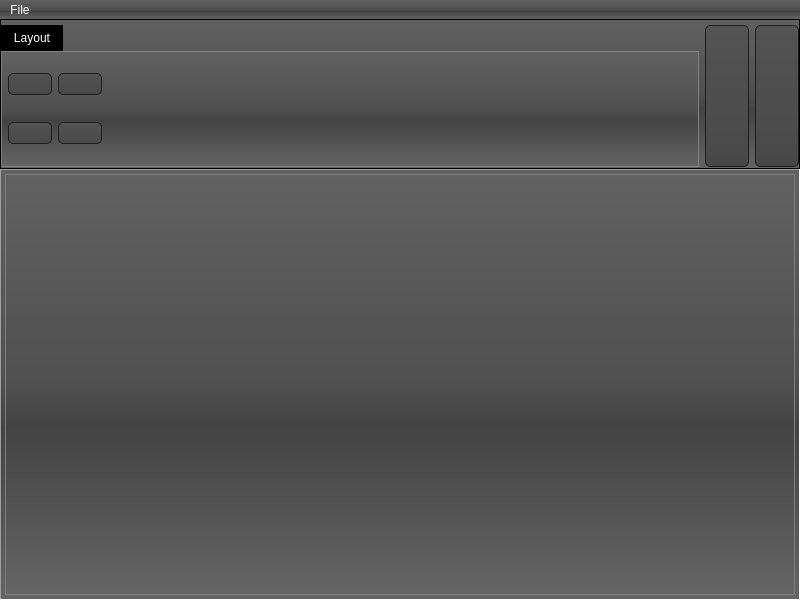
<?xml version="1.0" encoding="UTF-8"?>
<ui version="4.0">
 <class>QMainWindowVMTK</class>
 <widget class="QMainWindow" name="QMainWindowVMTK">
  <property name="geometry">
   <rect>
    <x>0</x>
    <y>0</y>
    <width>800</width>
    <height>600</height>
   </rect>
  </property>
  <property name="windowTitle">
   <string>VMTK - V4.0</string>
  </property>
  <property name="styleSheet">
   <string notr="true">QToolTip
{
     color: rgb(255, 255, 255);
     border: 1px solid black;
     background-color: #ffa02f;
     padding: 1px;
     border-radius: 3px;
     /*opacity: 20;*/
}

QTabWidget:pane {
    border: 1px solid gray;
}

QTabBar::tab, QWidget
{
    color: #ffffff;
    background-color: QLinearGradient(x1:0, y1:0, x2:0, y2:1, stop:0 #616161, stop: 0.5 #505050, stop: 0.6 #434343, stop:1 #656565);	
}
QTabBar::tab:hover{
    background: rgba(0, 0, 0, 60);
 }


/*QTabBar::tab { background-color: #ACB6B6; }*/

/* QTabBar::tab:selected {color: #000000;}*/
QTabBar::tab:selected {
    background-color: black;
    /*border: 1px solid #ffaa00;
    font-size: 11px;*/
}

 QTabWidget::tab-bar { alignment: center; }


QWidget:focus
{
    border: 2px solid QLinearGradient( x1: 0, y1: 0, x2: 0, y2: 1, stop: 0 #ffa02f, stop: 1 #d7801a);
}


QWidget::item:hover
{
    background-color: QLinearGradient( x1: 0, y1: 0, x2: 0, y2: 1, stop: 0 #ffa02f, stop: 1 #ca0619);
    color: #000000;
}

QWidget::item:selected
{
    background-color: QLinearGradient( x1: 0, y1: 0, x2: 0, y2: 1, stop: 0 #ffa02f, stop: 1 #d7801a);
}

QWidget:focus
{
    border: 2px solid QLinearGradient( x1: 0, y1: 0, x2: 0, y2: 1, stop: 0 #ffa02f, stop: 1 #d7801a);
}

QWidget:disabled
{
color: #414141;
}

QTreeWidget{
    background-color: rgba(59, 59, 70, 0);
}

QMenuBar::item
{
    background: transparent;
}

QMenuBar::item:selected
{
    background: transparent;
    border: 1px solid #ffaa00;
}

QMenuBar::item:pressed
{
    background: #444;
    border: 1px solid #000;
    background-color: QLinearGradient(
        x1:0, y1:0,
        x2:0, y2:1,
        stop:1 #212121,
        stop:0.4 #343434/*,
        stop:0.2 #343434,
        stop:0.1 #ffaa00*/
    );
    margin-bottom:-1px;
    padding-bottom:1px;
}

QMenu
{
    border: 1px solid #000;
}

QMenu::item
{
    padding: 2px 20px 2px 20px;
}

QMenu::item:selected
{
    
}

QAbstractItemView
{
    background-color: QLinearGradient( x1: 0, y1: 0, x2: 0, y2: 1, stop: 0 #4d4d4d, stop: 0.1 #646464, stop: 1 #5d5d5d);/*orig*/

}

QLineEdit
{
    background-color: QLinearGradient( x1: 0, y1: 0, x2: 0, y2: 1, stop: 0 #4d4d4d, stop: 0 #646464, stop: 1 #5d5d5d);
    padding: 1px;
    border-style: solid;
    border: 1px solid #1e1e1e;
    border-radius: 5;
}

QPushButton
{
    /*color: #b1b1b1;*//*orig*/
    color: #ffffff;
    background-color: QLinearGradient( x1: 0, y1: 0, x2: 0, y2: 1, stop: 0 #565656, stop: 0.1 #525252, stop: 0.5 #4e4e4e, stop: 0.9 #4a4a4a, stop: 1 #464646);
    border-width: 1px;
    border-color: #1e1e1e;
    border-style: solid;
    border-radius: 5;
    padding: 3px;
    font-size: 12px;
    padding-left: 5px;
    padding-right: 5px;
}

QPushButton:pressed
{
    background-color: QLinearGradient( x1: 0, y1: 0, x2: 0, y2: 1, stop: 0 #2d2d2d, stop: 0.1 #2b2b2b, stop: 0.5 #292929, stop: 0.9 #282828, stop: 1 #252525);

}


QGroupBox:focus
{
border: 2px solid QLinearGradient( x1: 0, y1: 0, x2: 0, y2: 1, stop: 0 #ffa02f, stop: 1 #d7801a);
}

QTextEdit:focus
{
    border: 2px solid QLinearGradient( x1: 0, y1: 0, x2: 0, y2: 1, stop: 0 #ffa02f, stop: 1 #d7801a);/*orig*/

}

QScrollBar:horizontal {
     border: 1px solid #222222;
     background: QLinearGradient( x1: 0, y1: 0, x2: 0, y2: 1, stop: 0.0 #121212, stop: 0.2 #282828, stop: 1 #484848);
     height: 7px;
     margin: 0px 16px 0 16px;
}

QScrollBar::handle:horizontal
{
      background: QLinearGradient( x1: 0, y1: 0, x2: 1, y2: 0, stop: 0 #ffa02f, stop: 0.5 #d7801a, stop: 1 #ffa02f);
      min-height: 20px;
      border-radius: 2px;
}

QScrollBar::add-line:horizontal {
      border: 1px solid #1b1b19;
      border-radius: 2px;
      background: QLinearGradient( x1: 0, y1: 0, x2: 1, y2: 0, stop: 0 #ffa02f, stop: 1 #d7801a);
      width: 14px;
      subcontrol-position: right;
      subcontrol-origin: margin;
}


QScrollBar::sub-line:horizontal {
      border: 1px solid #1b1b19;
      border-radius: 2px;
      background: QLinearGradient( x1: 0, y1: 0, x2: 1, y2: 0, stop: 0 #ffa02f, stop: 1 #d7801a);
      width: 14px;
     subcontrol-position: left;
     subcontrol-origin: margin;
}

QScrollBar::right-arrow:horizontal, QScrollBar::left-arrow:horizontal
{
      border: 1px solid black;
      width: 1px;
      height: 1px;
      background: white;
}

QScrollBar::add-page:horizontal, QScrollBar::sub-page:horizontal
{
      background: none;
}

QScrollBar:vertical
{
      background: QLinearGradient( x1: 0, y1: 0, x2: 1, y2: 0, stop: 0.0 #121212, stop: 0.2 #282828, stop: 1 #484848);
      width: 7px;
      margin: 16px 0 16px 0;
      border: 1px solid #222222;
}

QScrollBar::handle:vertical
{
      background: QLinearGradient( x1: 0, y1: 0, x2: 0, y2: 1, stop: 0 #ffa02f, stop: 0.5 #d7801a, stop: 1 #ffa02f);
      min-height: 20px;
      border-radius: 2px;
}

QScrollBar::add-line:vertical
{
      border: 1px solid #1b1b19;
      border-radius: 2px;
      background: QLinearGradient( x1: 0, y1: 0, x2: 0, y2: 1, stop: 0 #ffa02f, stop: 1 #d7801a);
      height: 14px;
      subcontrol-position: bottom;
      subcontrol-origin: margin;
}

QScrollBar::sub-line:vertical
{
      border: 1px solid #1b1b19;
      border-radius: 2px;
      background: QLinearGradient( x1: 0, y1: 0, x2: 0, y2: 1, stop: 0 #d7801a, stop: 1 #ffa02f);
      height: 14px;
      subcontrol-position: top;
      subcontrol-origin: margin;
}

QScrollBar::up-arrow:vertical, QScrollBar::down-arrow:vertical
{
      border: 1px solid black;
      width: 1px;
      height: 1px;
      background: white;
}


QScrollBar::add-page:vertical, QScrollBar::sub-page:vertical
{
      background: none;
}

QTextEdit
{
    background-color: #242424;
 
}

QPlainTextEdit
{
   background-color: #242424;
	/*background-color: #000000;*/
}

QHeaderView::section
{
    background-color: QLinearGradient(x1:0, y1:0, x2:0, y2:1, stop:0 #616161, stop: 0.5 #505050, stop: 0.6 #434343, stop:1 #656565);
    color: white;
    padding-left: 4px;
    border: 1px solid #6c6c6c;
}


QDockWidget::title
{
    text-align: center;
    spacing: 3px; /* spacing between items in the tool bar */
    background-color: QLinearGradient(x1:0, y1:0, x2:0, y2:1, stop:0 #323232, stop: 0.5 #242424, stop:1 #323232);
}

QDockWidget::close-button, QDockWidget::float-button
{
    text-align: center;
    spacing: 1px; /* spacing between items in the tool bar */
    background-color: QLinearGradient(x1:0, y1:0, x2:0, y2:1, stop:0 #323232, stop: 0.5 #242424, stop:1 #323232);
}

QDockWidget::close-button:hover, QDockWidget::float-button:hover
{
    background: #242424;
}

QDockWidget::close-button:pressed, QDockWidget::float-button:pressed
{
    padding: 1px -1px -1px 1px;
}

QMainWindow::separator
{
    background-color: QLinearGradient(x1:0, y1:0, x2:0, y2:1, stop:0 #161616, stop: 0.5 #151515, stop: 0.6 #212121, stop:1 #343434);
    color: white;
    padding-left: 4px;
    border: 1px solid #4c4c4c;
    spacing: 3px; /* spacing between items in the tool bar */
}

QMainWindow::separator:hover
{

    background-color: QLinearGradient(x1:0, y1:0, x2:0, y2:1, stop:0 #d7801a, stop:0.5 #b56c17 stop:1 #ffa02f);
    color: white;
    padding-left: 4px;
    border: 1px solid #6c6c6c;
    spacing: 3px; /* spacing between items in the tool bar */
}

QToolBar::handle
{
     spacing: 3px; /* spacing between items in the tool bar */
     background: url(:/handle);
}

QMenu::separator
{
    height: 2px;
    background-color: QLinearGradient(x1:0, y1:0, x2:0, y2:1, stop:0 #161616, stop: 0.5 #151515, stop: 0.6 #212121, stop:1 #343434);
    color: white;
    padding-left: 4px;
    margin-left: 10px;
    margin-right: 5px;
}

QProgressBar
{
    border: 2px solid grey;
    border-radius: 5px;
    text-align: center;
}

QProgressBar::chunk
{
    background-color: #d7801a;
    width: 2.15px;
    margin: 0.5px;
}



QRadioButton
{
    /*color: #b1b1b1;*//*orig*/
    color: #ffffff;
    background-color: QLinearGradient( x1: 0, y1: 0, x2: 0, y2: 1, stop: 0 #565656, stop: 0.1 #525252, stop: 0.5 #4e4e4e, stop: 0.9 #4a4a4a, stop: 1 #464646);
    border-width: 1px;
    border-color: #1e1e1e;
    border-style: solid;
    border-radius: 5;
    padding: 3px;
    font-size: 12px;
    padding-left: 5px;
    padding-right: 5px;
}

/*QRadioButton::indicator:checked, */
QRadioButton::indicator:unchecked{
    color: #b1b1b1;
    background-color: #323232;
    border: 1px solid #b1b1b1;
}

/*QCheckBox::indicator:checked,*/
QRadioButton::indicator:checked
{
    background-color: qradialgradient(
        cx: 0.5, cy: 0.5,
        fx: 0.5, fy: 0.5,
        radius: 1.0,
        stop: 0.25 #ffaa00,
        stop: 0.3 #323232
    );

	border-radius: 4px;
    width: 10px;
    height: 10px;
}


QRadioButton::indicator
{
    border-radius: 5px;
    width: 10px;
    height: 10px;
}

QRadioButton::indicator:hover /*, QCheckBox::indicator:hover*/
{
    border: 1px solid #ffaa00;
}


 QRadioButton::indicator:disabled
{
    border: 1px solid #444;
}

QCheckBox:disabled
{
	color: #414141;
}

QLabel {
background-color: rgba(254, 254, 254, 0);
}




/* QTabWidget::tab-bar { alignment: center; }*/

/*
QTabBar::tab {
    color: #b1b1b1;
    border: 1px solid #444;
    border-bottom-style: none;
    background-color: #323232;
    padding-left: 10px;
    padding-right: 10px;
    padding-top: 3px;
    padding-bottom: 2px;
    margin-right: -1px;
}
*/
/*
QTabWidget::pane {
    border: 1px solid #444;
    top: 1px;
}
*/
/*
QTabBar::tab:last
{
    margin-right: 0; 
    border-top-right-radius: 3px;
}
*/

/*
QTabBar::tab:first:!selected
{
 margin-left: 0px; 
    border-top-left-radius: 3px;
}
*/

/*
QTabBar::tab:!selected
{
    color: #b1b1b1;
    border-bottom-style: solid;
    margin-top: 3px;
    background-color: QLinearGradient(x1:0, y1:0, x2:0, y2:1, stop:1 #212121, stop:.4 #343434);
}
*/
/*
QTabBar::tab:selected
{
    border-top-left-radius: 3px;
    border-top-right-radius: 3px;
    margin-bottom: 0px;
}
*/

/*
QTabBar::tab:!selected:hover
{
    border-top-left-radius: 3px;
    border-top-right-radius: 3px;
    background-color: QLinearGradient(x1:0, y1:0, x2:0, y2:1, stop:1 #212121, stop:0.4 #343434, stop:0.2 #343434, stop:0.1 #ffaa00);
}
*/

/*
QTabWidget:disabled
{
    color: #404040;
    background-color: #323232;
}
*/</string>
  </property>
  <widget class="QWidget" name="m_centralWidget">
   <layout class="QGridLayout" name="gridLayout_3">
    <property name="leftMargin">
     <number>0</number>
    </property>
    <property name="topMargin">
     <number>0</number>
    </property>
    <property name="rightMargin">
     <number>0</number>
    </property>
    <property name="bottomMargin">
     <number>0</number>
    </property>
    <property name="spacing">
     <number>0</number>
    </property>
    <item row="0" column="0">
     <widget class="QFrame" name="m_frame4_2">
      <property name="maximumSize">
       <size>
        <width>16777215</width>
        <height>150</height>
       </size>
      </property>
      <property name="frameShape">
       <enum>QFrame::Box</enum>
      </property>
      <property name="frameShadow">
       <enum>QFrame::Raised</enum>
      </property>
      <property name="lineWidth">
       <number>0</number>
      </property>
      <layout class="QGridLayout" name="gridLayout_7">
       <property name="leftMargin">
        <number>0</number>
       </property>
       <property name="topMargin">
        <number>0</number>
       </property>
       <property name="rightMargin">
        <number>0</number>
       </property>
       <property name="bottomMargin">
        <number>0</number>
       </property>
       <property name="spacing">
        <number>2</number>
       </property>
       <item row="0" column="0" colspan="3">
        <widget class="QFrame" name="m_frame9_2">
         <property name="frameShape">
          <enum>QFrame::StyledPanel</enum>
         </property>
         <layout class="QHBoxLayout" name="horizontalLayout_6">
          <property name="leftMargin">
           <number>0</number>
          </property>
          <property name="topMargin">
           <number>5</number>
          </property>
          <property name="rightMargin">
           <number>0</number>
          </property>
          <property name="bottomMargin">
           <number>1</number>
          </property>
          <item>
           <widget class="QTabWidget" name="m_tabWidgetTools">
            <property name="enabled">
             <bool>true</bool>
            </property>
            <property name="minimumSize">
             <size>
              <width>0</width>
              <height>0</height>
             </size>
            </property>
            <property name="maximumSize">
             <size>
              <width>16777215</width>
              <height>16777215</height>
             </size>
            </property>
            <property name="toolTip">
             <string/>
            </property>
            <property name="currentIndex">
             <number>0</number>
            </property>
            <widget class="QWidget" name="m_tabLayout">
             <attribute name="title">
              <string>Layout</string>
             </attribute>
             <layout class="QGridLayout" name="gridLayout_2">
              <property name="leftMargin">
               <number>6</number>
              </property>
              <property name="topMargin">
               <number>0</number>
              </property>
              <property name="rightMargin">
               <number>6</number>
              </property>
              <property name="bottomMargin">
               <number>0</number>
              </property>
              <property name="spacing">
               <number>2</number>
              </property>
              <item row="0" column="1">
               <spacer name="horizontalSpacer">
                <property name="orientation">
                 <enum>Qt::Horizontal</enum>
                </property>
                <property name="sizeHint" stdset="0">
                 <size>
                  <width>0</width>
                  <height>0</height>
                 </size>
                </property>
               </spacer>
              </item>
              <item row="0" column="0">
               <layout class="QFormLayout" name="formLayout_4">
                <item row="0" column="0">
                 <widget class="QPushButton" name="m_pushButtonLayout1">
                  <property name="text">
                   <string/>
                  </property>
                  <property name="icon">
                   <iconset resource="Images.qrc">
                    <normaloff>:/one</normaloff>:/one</iconset>
                  </property>
                  <property name="iconSize">
                   <size>
                    <width>15</width>
                    <height>15</height>
                   </size>
                  </property>
                 </widget>
                </item>
                <item row="0" column="1">
                 <widget class="QPushButton" name="m_pushButtonLayout2">
                  <property name="text">
                   <string/>
                  </property>
                  <property name="icon">
                   <iconset resource="Images.qrc">
                    <normaloff>:/two</normaloff>:/two</iconset>
                  </property>
                  <property name="iconSize">
                   <size>
                    <width>15</width>
                    <height>15</height>
                   </size>
                  </property>
                 </widget>
                </item>
                <item row="1" column="0">
                 <widget class="QPushButton" name="m_pushButtonLayout3">
                  <property name="text">
                   <string/>
                  </property>
                  <property name="icon">
                   <iconset resource="Images.qrc">
                    <normaloff>:/four</normaloff>:/four</iconset>
                  </property>
                  <property name="iconSize">
                   <size>
                    <width>15</width>
                    <height>15</height>
                   </size>
                  </property>
                 </widget>
                </item>
                <item row="1" column="1">
                 <widget class="QPushButton" name="m_pushButtonLayout4">
                  <property name="sizePolicy">
                   <sizepolicy hsizetype="Minimum" vsizetype="Expanding">
                    <horstretch>0</horstretch>
                    <verstretch>0</verstretch>
                   </sizepolicy>
                  </property>
                  <property name="text">
                   <string/>
                  </property>
                  <property name="icon">
                   <iconset resource="Images.qrc">
                    <normaloff>:/vertical6</normaloff>:/vertical6</iconset>
                  </property>
                  <property name="iconSize">
                   <size>
                    <width>15</width>
                    <height>15</height>
                   </size>
                  </property>
                 </widget>
                </item>
               </layout>
              </item>
             </layout>
            </widget>
           </widget>
          </item>
          <item>
           <widget class="QPushButton" name="m_pushButtonSavePreferences">
            <property name="enabled">
             <bool>false</bool>
            </property>
            <property name="sizePolicy">
             <sizepolicy hsizetype="Preferred" vsizetype="Preferred">
              <horstretch>0</horstretch>
              <verstretch>0</verstretch>
             </sizepolicy>
            </property>
            <property name="toolTip">
             <string>&lt;html&gt;&lt;head/&gt;&lt;body&gt;&lt;p&gt;Save the working session (not impelmented yet).&lt;/p&gt;&lt;/body&gt;&lt;/html&gt;</string>
            </property>
            <property name="text">
             <string/>
            </property>
            <property name="icon">
             <iconset resource="Images.qrc">
              <normaloff>:/save</normaloff>:/save</iconset>
            </property>
            <property name="iconSize">
             <size>
              <width>30</width>
              <height>30</height>
             </size>
            </property>
           </widget>
          </item>
          <item>
           <widget class="QPushButton" name="m_pushButtonPrint">
            <property name="enabled">
             <bool>false</bool>
            </property>
            <property name="sizePolicy">
             <sizepolicy hsizetype="Preferred" vsizetype="Preferred">
              <horstretch>0</horstretch>
              <verstretch>0</verstretch>
             </sizepolicy>
            </property>
            <property name="toolTip">
             <string>&lt;html&gt;&lt;head/&gt;&lt;body&gt;&lt;p&gt;Printing view in focus (not implemented yet).&lt;/p&gt;&lt;/body&gt;&lt;/html&gt;</string>
            </property>
            <property name="text">
             <string/>
            </property>
            <property name="icon">
             <iconset resource="Images.qrc">
              <normaloff>:/print</normaloff>:/print</iconset>
            </property>
            <property name="iconSize">
             <size>
              <width>30</width>
              <height>30</height>
             </size>
            </property>
           </widget>
          </item>
         </layout>
        </widget>
       </item>
      </layout>
     </widget>
    </item>
    <item row="1" column="0">
     <widget class="QFrame" name="m_frame3">
      <property name="frameShape">
       <enum>QFrame::Panel</enum>
      </property>
      <property name="frameShadow">
       <enum>QFrame::Sunken</enum>
      </property>
      <property name="lineWidth">
       <number>1</number>
      </property>
      <layout class="QGridLayout" name="gridLayout">
       <property name="leftMargin">
        <number>4</number>
       </property>
       <property name="topMargin">
        <number>4</number>
       </property>
       <property name="rightMargin">
        <number>4</number>
       </property>
       <property name="bottomMargin">
        <number>4</number>
       </property>
       <item row="0" column="0">
        <widget class="QCheckedTabWidget" name="m_tabWidget_reg">
         <property name="styleSheet">
          <string notr="true"/>
         </property>
         <property name="currentIndex">
          <number>-1</number>
         </property>
        </widget>
       </item>
      </layout>
     </widget>
    </item>
   </layout>
  </widget>
  <widget class="QMenuBar" name="m_menuBar">
   <property name="geometry">
    <rect>
     <x>0</x>
     <y>0</y>
     <width>800</width>
     <height>21</height>
    </rect>
   </property>
   <property name="toolTip">
    <string>&lt;html&gt;&lt;head/&gt;&lt;body&gt;&lt;p&gt;Load volume in DICOM format.&lt;/p&gt;&lt;/body&gt;&lt;/html&gt;</string>
   </property>
   <widget class="QMenu" name="menuArquivo">
    <property name="toolTip">
     <string/>
    </property>
    <property name="title">
     <string>File</string>
    </property>
    <addaction name="actionOpen_File"/>
    <addaction name="actionOpen_Files"/>
    <addaction name="separator"/>
    <addaction name="actionExit"/>
   </widget>
   <addaction name="menuArquivo"/>
  </widget>
  <action name="actionOpen_File">
   <property name="text">
    <string>Open File...</string>
   </property>
   <property name="shortcut">
    <string>Ctrl+O</string>
   </property>
  </action>
  <action name="actionOpen_Files">
   <property name="text">
    <string>Open Directory...</string>
   </property>
   <property name="shortcut">
    <string>Ctrl+Shift+O</string>
   </property>
  </action>
  <action name="actionExit">
   <property name="text">
    <string>Exit</string>
   </property>
   <property name="shortcut">
    <string>Ctrl+Q</string>
   </property>
  </action>
  <action name="actionClassic">
   <property name="text">
    <string>Classic</string>
   </property>
  </action>
  <action name="actionNew">
   <property name="text">
    <string>New</string>
   </property>
  </action>
 </widget>
 <layoutdefault spacing="6" margin="11"/>
 <customwidgets>
  <customwidget>
   <class>QCheckedTabWidget</class>
   <extends>QTabWidget</extends>
   <header>ui/QCheckedTabWidget.h</header>
   <container>1</container>
   <slots>
    <slot>openDicom()</slot>
   </slots>
  </customwidget>
 </customwidgets>
 <tabstops>
  <tabstop>m_tabWidgetTools</tabstop>
  <tabstop>m_pushButtonLayout2</tabstop>
  <tabstop>m_pushButtonLayout1</tabstop>
  <tabstop>m_pushButtonLayout3</tabstop>
  <tabstop>m_pushButtonLayout4</tabstop>
  <tabstop>m_pushButtonSavePreferences</tabstop>
  <tabstop>m_pushButtonPrint</tabstop>
 </tabstops>
 <resources>
  <include location="Images.qrc"/>
 </resources>
 <connections>
  <connection>
   <sender>actionExit</sender>
   <signal>triggered()</signal>
   <receiver>QMainWindowVMTK</receiver>
   <slot>close()</slot>
   <hints>
    <hint type="sourcelabel">
     <x>-1</x>
     <y>-1</y>
    </hint>
    <hint type="destinationlabel">
     <x>824</x>
     <y>474</y>
    </hint>
   </hints>
  </connection>
 </connections>
</ui>
